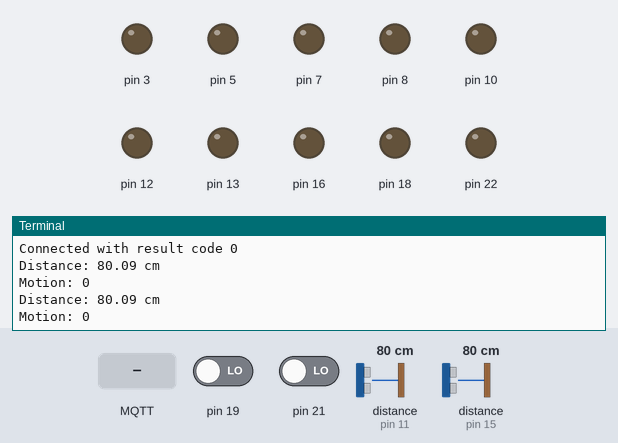
The program below on a simulated Raspberry Pi (header pin numbers). Parts: output pins drawn as LEDs (lit = HIGH), the last lines printed to the terminal. Inputs (shaded band) come from the test bench; at power-on: pin 19 LOW, pin 21 LOW, distance to the obstacle (sensors on pin 11, pin 15) 80 cm. No MQTT or app messages arrive unless stated; threads take turns every 2 ms; the clock reads 2024-03-15 10:24:30 at power-on unless the program sets it; pins used as bus, display or sensor lines are not drawn.

Above: at 1.3 s.
1.4 s: MQTT message "G" arrives on the first subscribed topic
At 1.59 s:
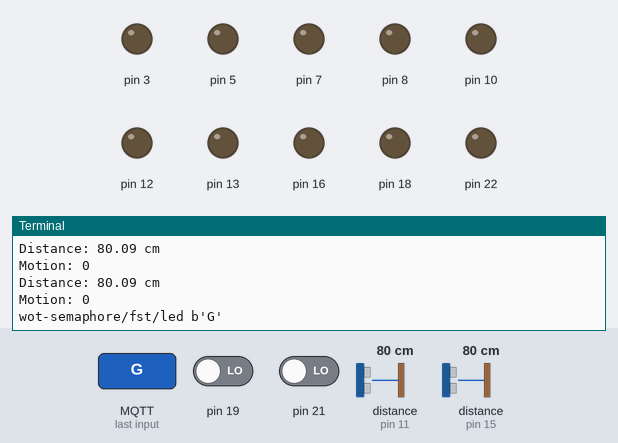
2.9 s: MQTT message "Y" arrives on the first subscribed topic
At 3.1 s:
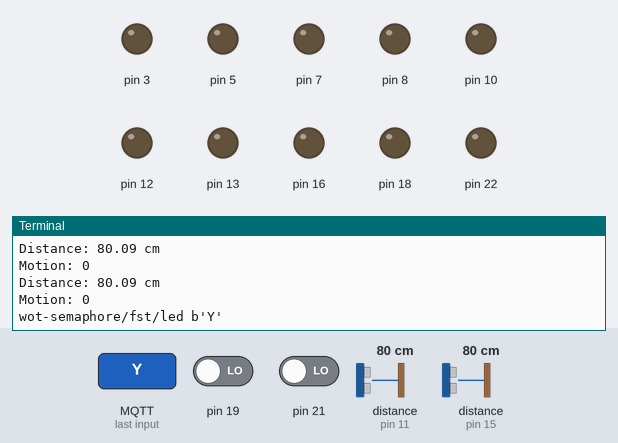
4.4 s: MQTT message "R" arrives on the first subscribed topic
At 4.61 s:
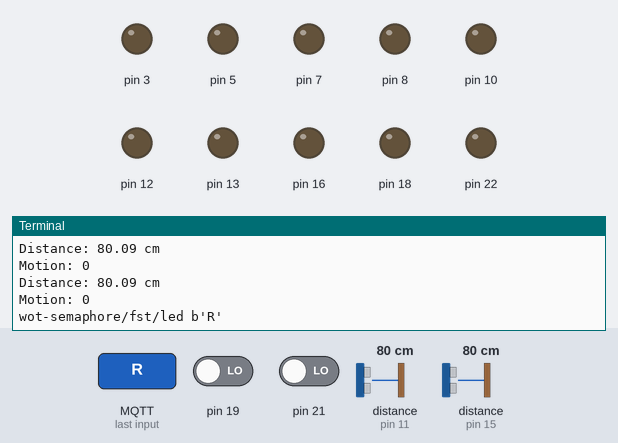

The program:

main.py
```python
import paho.mqtt.client as mqtt
import RPi.GPIO as GPIO
import threading
import time

GPIO.setmode(GPIO.BOARD)
GPIO.setwarnings(False)


class Semaphore:
    def __init__(self, topic, led_pins, sonar_pins, motion_pin, buzzer_pin):
        self.topic = topic
        self.led_pins = led_pins
        self.sonar_pins = sonar_pins
        self.motion_pin = motion_pin
        self.buzzer_pin = buzzer_pin
        for pin in led_pins:
            GPIO.setup(pin, GPIO.OUT, initial=GPIO.LOW)
        GPIO.setup(sonar_pins[1], GPIO.IN)
        GPIO.setup(sonar_pins[0], GPIO.OUT)
        GPIO.setup(motion_pin, GPIO.IN)
        GPIO.setup(buzzer_pin, GPIO.OUT, initial=GPIO.LOW)

    def get(self):
        time.sleep(0.5)
        GPIO.output(self.sonar_pins[0], GPIO.HIGH)
        time.sleep(0.00001)
        GPIO.output(self.sonar_pins[0], GPIO.LOW)
        pulse_start_time = 0
        while GPIO.input(self.sonar_pins[1]) == 0:
            pulse_start_time = time.time()
        pulse_end_time = 0
        while GPIO.input(self.sonar_pins[1]) == 1:
            pulse_end_time = time.time()
        pulse_duration = pulse_end_time - pulse_start_time
        distance = round(pulse_duration * 17150, 2)
        return (distance, GPIO.input(self.motion_pin))

    def set(self, value):
        if value == 'G':
            GPIO.output(self.buzzer_pin, GPIO.HIGH)
            time.sleep(1)
            GPIO.output(self.buzzer_pin, GPIO.LOW)
        GPIO.output(self.led_pins[0], GPIO.HIGH if value == 'G' else GPIO.LOW)
        GPIO.output(self.led_pins[1], GPIO.HIGH if value == 'Y' else GPIO.LOW)
        GPIO.output(self.led_pins[2], GPIO.HIGH if value == 'R' else GPIO.LOW)


SEMAPHORES = [
    Semaphore('wot-semaphore/fst', [8, 10, 12], [7, 11], 19, 3),
    Semaphore('wot-semaphore/snd', [16, 18, 22], [13, 15], 21, 5),
]


def publish(client):
    while True:
        for semaphore in SEMAPHORES:
            distance, motion = semaphore.get()
            client.publish(semaphore.topic + '/sonar', payload=distance)
            print('Distance:', distance, 'cm')
            client.publish(semaphore.topic + '/motion', payload=motion)
            print('Motion:', motion)


def on_connect(client, userdata, flags, rc):
    print('Connected with result code ' + str(rc))
    for semaphore in SEMAPHORES:
        client.subscribe(semaphore.topic + '/led')
    threading.Thread(target=publish, args=(client,)).start()


def on_message(client, userdata, msg):
    print(msg.topic + ' ' + str(msg.payload))
    for semaphore in SEMAPHORES:
        if msg.topic == semaphore.topic + '/led':
            semaphore.set(msg.payload)
            break


def main():
    client = mqtt.Client()
    client.on_connect = on_connect
    client.on_message = on_message
    client.connect('broker.mqttdashboard.com', 1883, 60)
    client.loop_forever()


if __name__ == '__main__':
    main()

GPIO.cleanup()
```

Measured:
- after the input at 1.4 s, the terminal: prints a new line at once (image 1)
- after the input at 2.9 s, the terminal: prints a new line at once (image 2)
- after the input at 4.4 s, the terminal: prints a new line at once (image 3)
